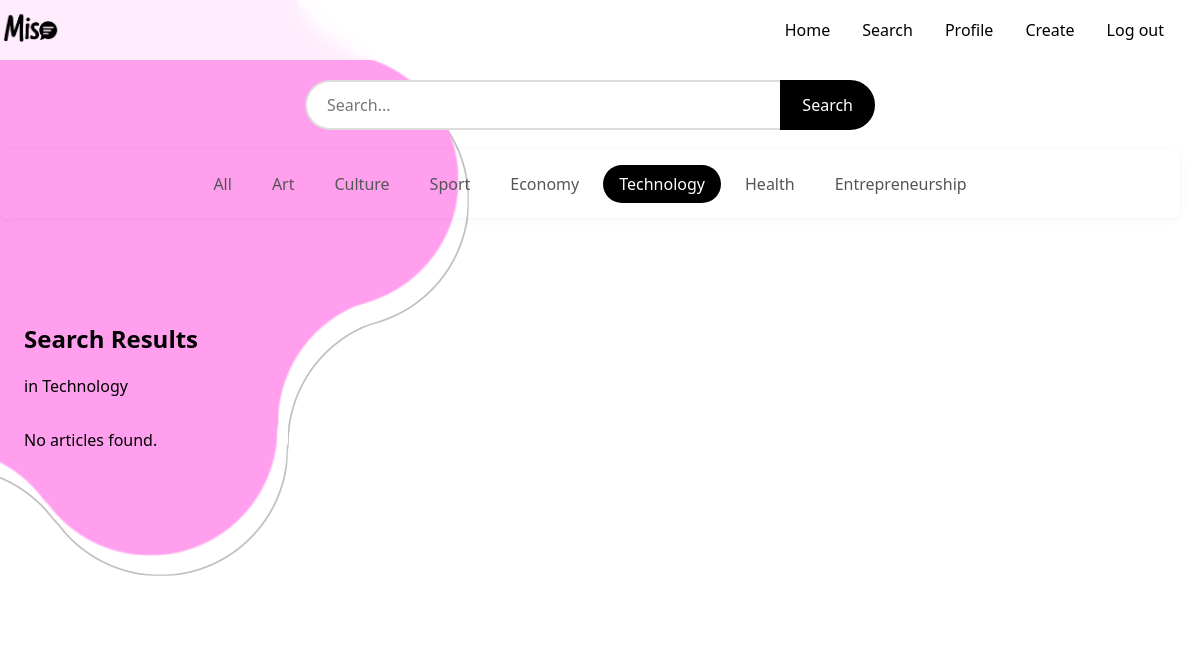
Before: /search?category=technology (signed in) with the older database file.
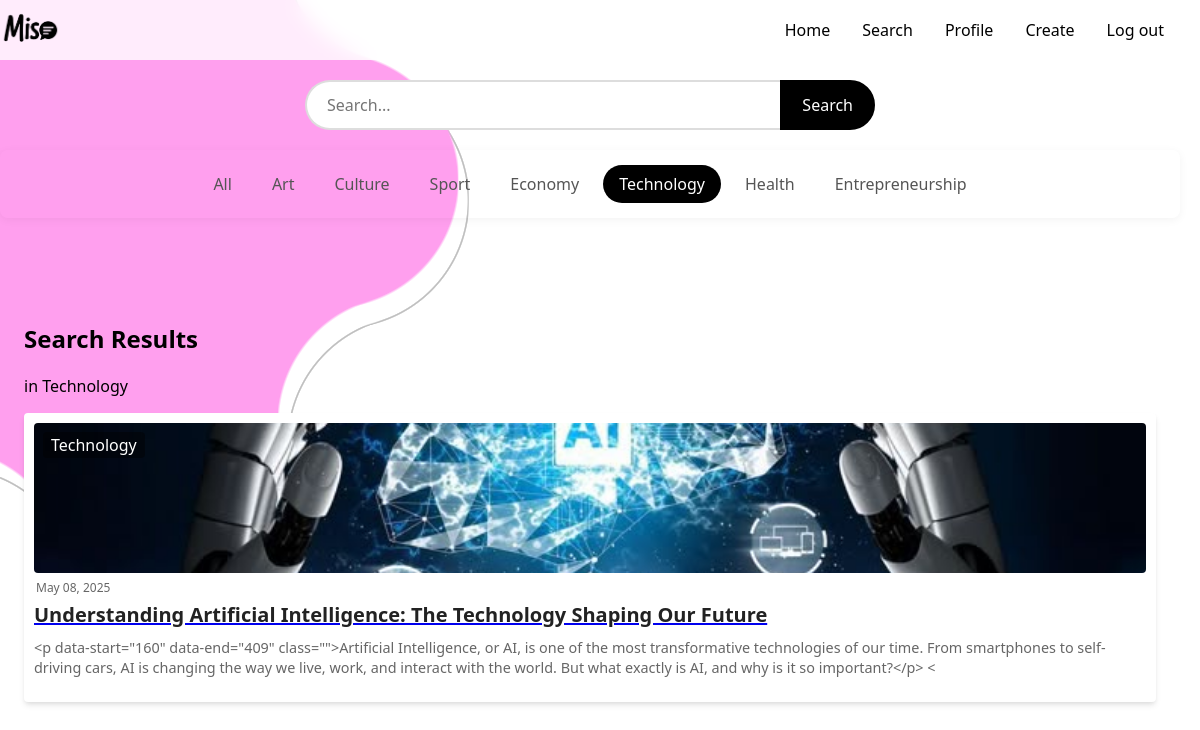
After: the same page with the newer database file.
### app.py (models this page shows)
class Article(db.Model):
    id = db.Column(db.Integer, primary_key=True)
    title = db.Column(db.String(200), nullable=False)
    content = db.Column(db.Text, nullable=False)
    excerpt = db.Column(db.String(300))
    category = db.Column(db.String(50), nullable=False)
    date = db.Column(db.String(50), default=lambda: datetime.now(timezone.utc).strftime('%B %d, %Y'))
    image_url = db.Column(db.String(200), default='default_article.jpg')
    author_id = db.Column(db.Integer, db.ForeignKey('user.id'), nullable=False)

### app.py (the view)
@app.route('/search')
def search():
    if 'user_id' not in session:
        return redirect(url_for('search_be'))
    query = request.args.get('q', '')
    category = request.args.get('category', '')
    page = request.args.get('page', 1, type=int)
    base_query = Article.query
    if category:
        base_query = base_query.filter_by(category=category)
    if query:
        base_query = base_query.filter(
            (Article.title.ilike(f'%{query}%')) |
            (Article.content.ilike(f'%{query}%')) |
            (Article.category.ilike(f'%{query}%'))
        )
    results = base_query.order_by(Article.id.desc()).paginate(page=page, per_page=9)
    return render_template('search_page.html',
                         query=query,
                         results=results,
                         active_category=category,
                         page=page)

### templates/search_page.html (shortened to what the changed rows need)
<!DOCTYPE html>
<html>
    <head>
        <link rel="stylesheet" href="{{ url_for('static', filename='css/search_page.css') }}">
    </head>
    <body>
        <section class="popular-articles">
            {% if query or active_category %}
                <div class="section-header">
                    <h2>Search Results</h2>
                    <p>
                        {% if active_category %}in {{ active_category|capitalize }}{% endif %}
                    </p>
                </div>
            {% else %}
                <div class="section-header">
                    <h2>Recent Articles</h2>
                    <p>Explore our latest content</p>
                </div>
            {% endif %}
            <div class="articles-grid">
                {% for article in results %}
                <div class="card">
                    <div class="header">
                        <div class="image" style="background-image: url('{{ url_for('static', filename='uploads/' + article.image_url) if article.image_url != 'default_article.jpg' else url_for('static', filename='images/default_article.jpg') }}')">
                            <span class="tag">{{ article.category|capitalize }}</span>
                        </div>
                        <div class="date">
                            <span>{{ article.date }}</span>
                        </div>
                    </div>
                    <div class="info">
                        <a href="{{ url_for('article_view', id=article.id) }}" class="block">
                            <span class="title">{{ article.title }}</span>
                        </a>
                        <p class="description">{{ article.excerpt }}</p>
                    </div>
                </div>
                {% else %}
                <div class="no-results">
                    <p>No articles found{% if query %} for "{{ query }}"{% endif %}.</p>
                </div>
                {% endfor %}
            </div>
        </section>
    </body>
</html>

Changed rows visible on the page:
added Article: category "Technology", image_url (picture), date "May 08, 2025", title "Understanding Artificial Intelligence: The Technology Shaping Our Future", excerpt "<p data-start=\"160\" data-end=\"409\" class=\"\">Artificial Intelligence, or AI, is one of the most transformative technologies of our time. From smartphones to self-driving cars, AI is changing the way we live, work, and interact with the world. But what exactly is AI, and why is it so important?</p> <"
Other visible differences:
{{ active_category|capitalize }}: "Technology" → (not shown)
text no longer shown: "No articles found ."
